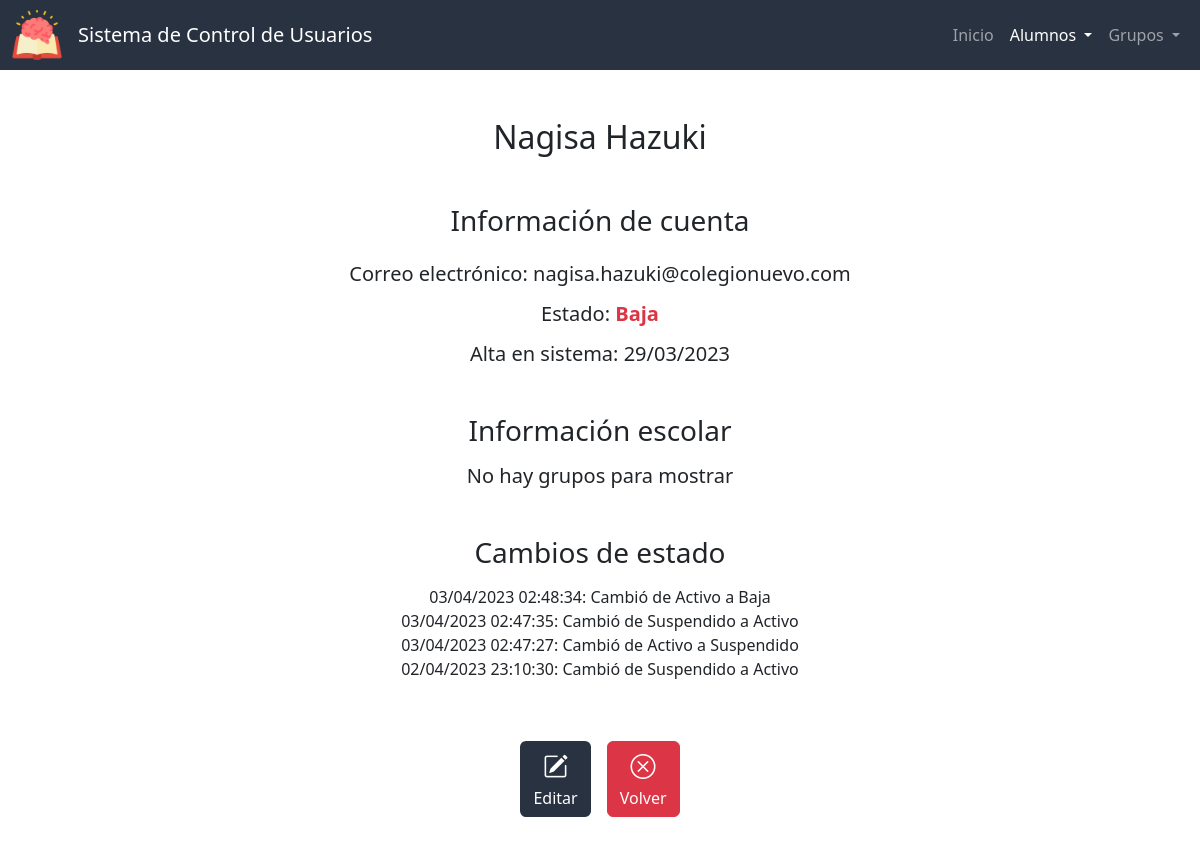
/ver_alumno?id=16, run on an earlier commit of the app's database.
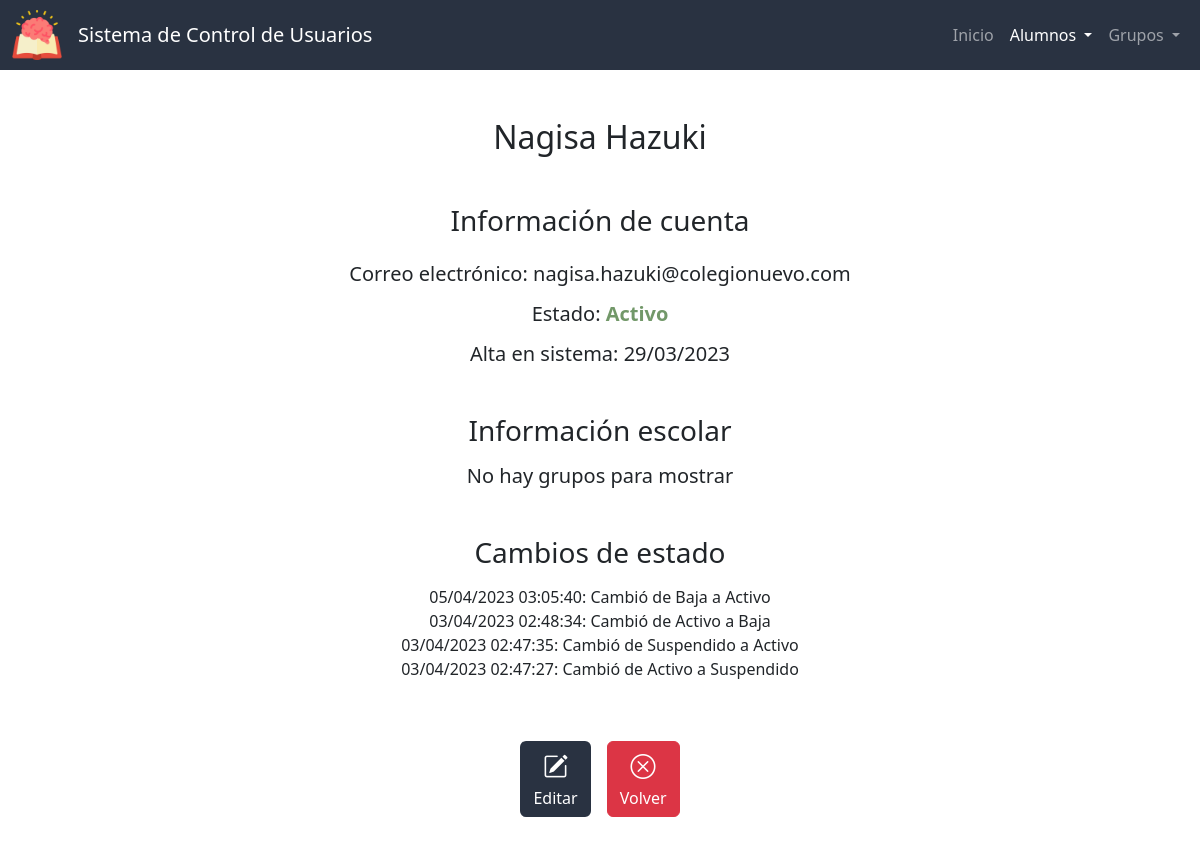
And on a later commit of the database.
### app.py (models this page shows, shortened)
class CambiosEstado(db.Model):
    id = db.Column(db.Integer, primary_key=True)
    id_alumno = db.Column(db.Integer, db.ForeignKey('alumnos.id'), nullable=False)
    fecha = db.Column(db.DateTime, nullable=False, default=datetime.utcnow)
    estado_anterior = db.Column(db.Integer, nullable=False)
    estado_nuevo = db.Column(db.Integer, nullable=False)
    def __repr__(self):
        return f'<Alumno: {self.id_alumno} cambió de {self.estado_anterior} a {self.estado_nuevo} el día {self.fecha}>'

### app.py (the view)
@app.route('/ver_alumno')
def ver_alumno():
    id_alumno = request.args.get("id")
    alumno = db.session.query(Alumnos).filter_by(id=id_alumno).first()
    cambios = db.session.query(CambiosEstado).filter_by(id_alumno=id_alumno).order_by(CambiosEstado.fecha.desc()).all()
    id_grupo = db.session.query(alumnos_por_grupo.c.id_grupo).filter_by(id_alumno=alumno.id).first()
    if id_grupo:
        id_grupo = id_grupo[0]
        grupo_actual = db.session.query(Grupos).filter_by(id=id_grupo).first()
    else:
        grupo_actual = None
    estado = ESTADOSV[alumno.estado]
    print(cambios)
    return render_template("ver_alumno.html", ver=True, active="Alumno", grupo_actual=grupo_actual, alumno=alumno, estado=estado, colores=COLORES, cambios=cambios, estados=ESTADOSV)

### templates/ver_alumno.html (shortened to what this page needs)
{% extends "layout.html" %}
{% block main %}
    <h2 class="mb-5">{{ alumno.nombre }} {{ alumno.apellidos }}</h2>
    <h3 class="mb-4">Información de cuenta</h3>
    <h5 class="mb-3">Correo electrónico: {{ alumno.correo }}</h5>
    <h5 class="mb-3">Estado: <span style="color:{{ colores[estado] }}; font-weight: bold;">{{ estado }}</span></h5>
    <h5 class="mb-5">Alta en sistema: {{ alumno.fecha_de_creacion.strftime('%d/%m/%Y') }}</h5>
    <h3 class="mb-3">Información escolar</h3>
    <h5 class="mb-5">{% if grupo_actual %} Grupo: {% else %} No hay grupos para mostrar {% endif %}
    </h5>
    {% if cambios %}
        <h3 class="mb-3">Cambios de estado</h3>
        <div class="mb-5" id="log">
            {% for cambio in cambios %}
                {{ cambio.fecha.strftime('%d/%m/%Y %H:%M:%S') }}: Cambió de {{ estados[cambio.estado_anterior] }} a {{ estados[cambio.estado_nuevo] }} <br>
            {% endfor %}
        </div>
    {% endif %}
    <div class="p-2 btn-group">
        <form action="/editar_alumno">
            <button type="submit" class="btn-bi btn color-primario mx-2" title="Editar"><i class="bi bi-pencil-square"></i><div>Editar</div></button>
        </form>
        <form action="/lista_alumnos">
            <button type="submit" class="btn-big btn btn-danger mx-2" title="Volver"><i class="bi bi-x-circle"></i><div>Volver</div></button>
        </form>
    </div>
{% endblock %}

What changed in the data, as far as the page shows it:
no longer on this page (row unchanged): CambiosEstado: fecha "02/04/2023 23:10:30", estado_anterior "Suspendido", estado_nuevo "Activo"
added CambiosEstado: fecha "05/04/2023 03:05:40", estado_anterior "Baja", estado_nuevo "Activo"
Also different on the page:
{{ estado }}: "Baja" → "Activo"
